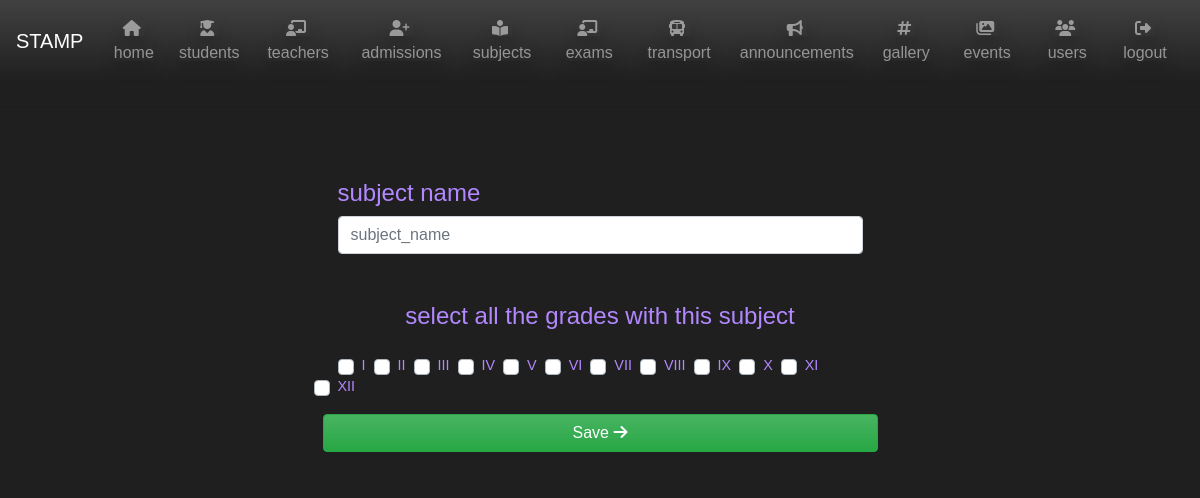
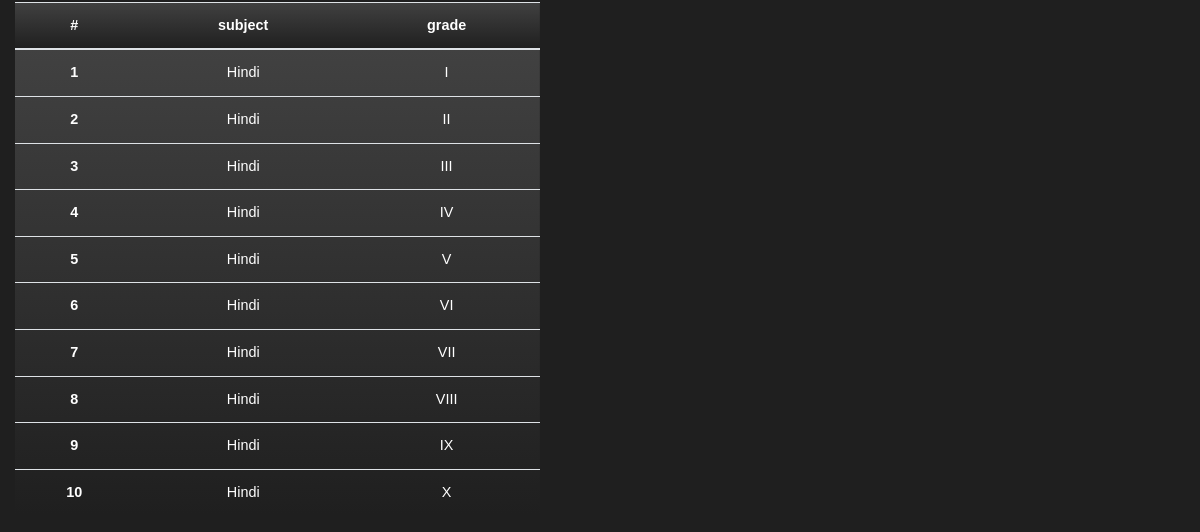
/add-subject (signed in), run on an earlier commit of the app's database (2 pictures, top to bottom).
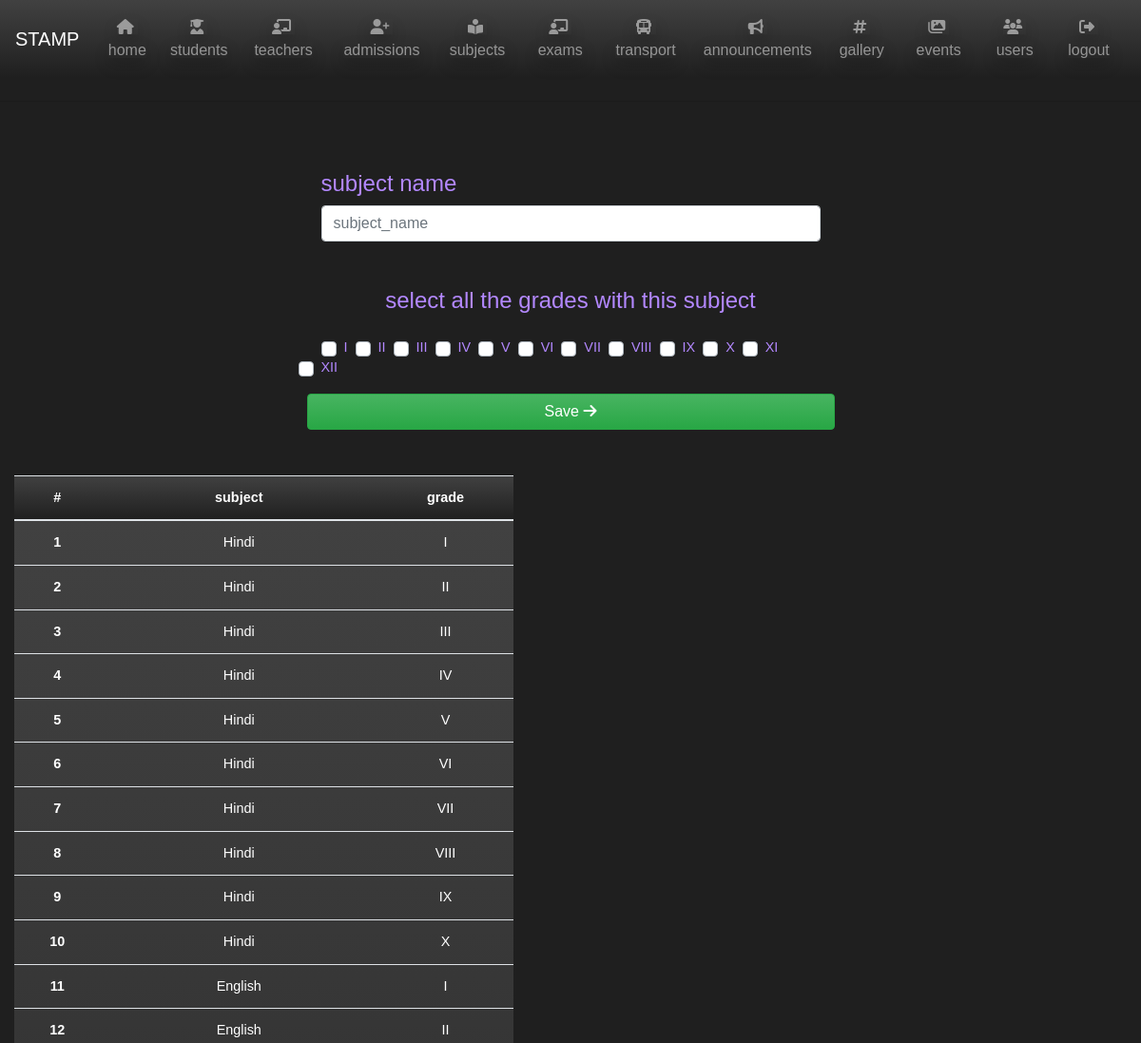
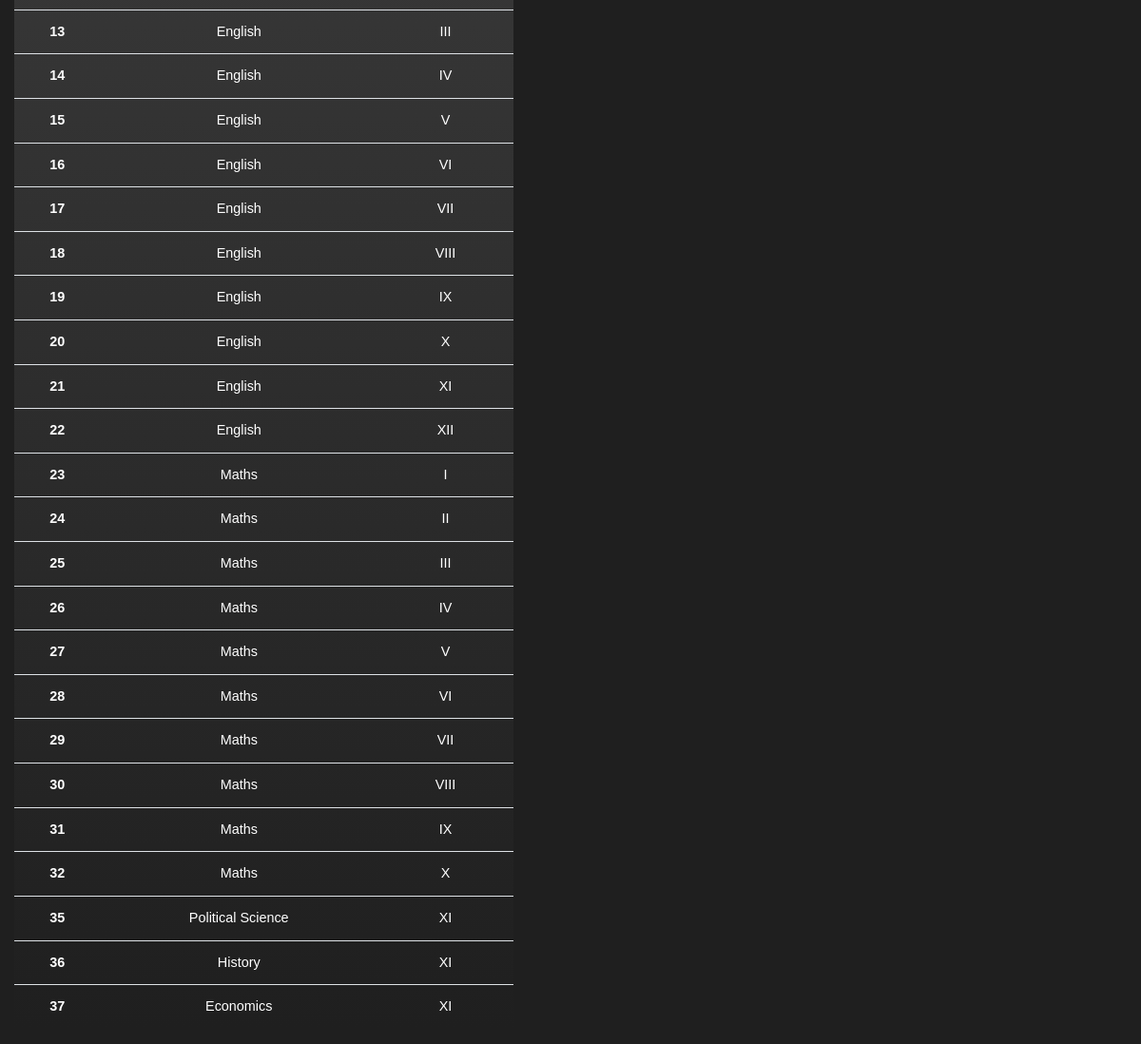
And on a later commit of the database (2 pictures, top to bottom).
### lead/models.py (models this page shows, shortened)
class grade_master(models.Model):
    grade_name = models.CharField(max_length=4)
    def __str__(self):
        return self.grade_name

class subject_and_grade(models.Model):
    subject = models.ForeignKey(subject_master, on_delete=models.DO_NOTHING)
    grade = models.ForeignKey(grade_master, on_delete=models.DO_NOTHING)

class subject_master(models.Model):
    subject_name = models.CharField(max_length=65)
    def __str__(self):
        return f'{self.subject_name}'

### lead/views.py (the view, shortened to what this page needs)
# urls.py: path('add-subject', views.subject_create, name='add-subject'),
@login_required
def subject_create(request):
    gd = grade_master.objects.all()
    subjects = subject_and_grade.objects.all()
    context = {
        'grade': gd,
        'subjects': subjects
    }
    return render(request, 'lead/subject-form.html', context)

### lead/templates/lead/subject-form.html (shortened to what this page needs)
{% extends "lead/home.html" %} {% block content %}
<div class="container rounded mb-5" id='customforms'>
    <form action="{% url 'add-subject' %}" method="POST">
        <div class="form-group col-md-6 offset-md-3">
            <label for="subject_name">
                <h4 class="display-6 mt-5 mb-0 text-center text-secondary">subject name</h4>
            </label>
            <input type="text" class="form-control" id="subject_name" placeholder="subject_name" name="subject_name">
        </div>
        <div class="form-group col-md-6 offset-md-3">
            <h4 class="display-6 mt-5 mb-4 text-center text-secondary">
                select all the grades with this subject
            </h4>
            {%for gd in grade %}
            <div class="custom-control custom-checkbox d-inline grado">
                <label class="custom-control-label pr-1 text-secondary" for="grade{{gd.id}}">{{ gd }}</label>
            </div>
            {%endfor %}
        </div>
        <button class="btn btn-success text-white btn-block mt-2 col-md-6 offset-md-3 mb-4" type="submit">
            Save
            <i class="fas fa-arrow-right"></i>
        </button>
    </form>
</div>
<section>
    <div class="container row">
        <div class="table-responsive col-md-6 order-1 order-md-2">
            <table class="table">
                <thead class="text-white  bg-gradient-primary text-center">
                    <tr>
                        <th scope="col">#</th>
                        <th scope="col">subject</th>
                        <th scope="col">grade</th>
                    </tr>
                </thead>
                <tbody class="text-white  bg-gradient-primary text-center">
                    {% for sub in subjects%}
                    <tr class="text-center">
                        <th scope="row">{{sub.id}}</th>
                        <td>{{sub.subject}}</td>
                        <td>{{sub.grade}}</td>
                    </tr>
                    {% endfor %}
                </tbody>
            </table>
        </div>
    </div>
</section>
{% endblock content %}

What changed in the data, as far as the page shows it:
added subject_and_grade: id "11", subject "English", grade "I"
added subject_and_grade: id "12", subject "English", grade "II"
added subject_and_grade: id "13", subject "English", grade "III"
added subject_and_grade: id "14", subject "English", grade "IV"
added subject_and_grade: id "15", subject "English", grade "V"
added subject_and_grade: id "16", subject "English", grade "VI"
added subject_and_grade: id "17", subject "English", grade "VII"
added subject_and_grade: id "18", subject "English", grade "VIII"
added subject_and_grade: id "19", subject "English", grade "IX"
added subject_and_grade: id "20", subject "English", grade "X"
added subject_and_grade: id "21", subject "English", grade "XI"
added subject_and_grade: id "22", subject "English", grade "XII"
added subject_and_grade: id "23", subject "Maths", grade "I"
added subject_and_grade: id "24", subject "Maths", grade "II"
added subject_and_grade: id "25", subject "Maths", grade "III"
added subject_and_grade: id "26", subject "Maths", grade "IV"
added subject_and_grade: id "27", subject "Maths", grade "V"
added subject_and_grade: id "28", subject "Maths", grade "VI"
added subject_and_grade: id "29", subject "Maths", grade "VII"
added subject_and_grade: id "30", subject "Maths", grade "VIII"
added subject_and_grade: id "31", subject "Maths", grade "IX"
added subject_and_grade: id "32", subject "Maths", grade "X"
added subject_and_grade: id "35", subject "Political Science", grade "XI"
added subject_and_grade: id "36", subject "History", grade "XI"
added subject_and_grade: id "37", subject "Economics", grade "XI"
